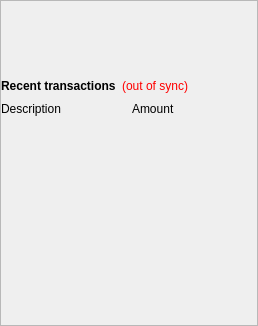
        <widget class="QFrame" name="frame_2">
         <property name="frameShape">
          <enum>QFrame::StyledPanel</enum>
         </property>
         <property name="frameShadow">
          <enum>QFrame::Raised</enum>
         </property>
         <layout class="QVBoxLayout" name="verticalLayout">
          <property name="leftMargin">
           <number>0</number>
          </property>
          <property name="topMargin">
           <number>0</number>
          </property>
          <property name="rightMargin">
           <number>0</number>
          </property>
          <item>
           <spacer name="verticalSpacer_3">
            <property name="orientation">
             <enum>Qt::Vertical</enum>
            </property>
            <property name="sizeType">
             <enum>QSizePolicy::Fixed</enum>
            </property>
            <property name="sizeHint" stdset="0">
             <size>
              <width>20</width>
              <height>75</height>
             </size>
            </property>
           </spacer>
          </item>
          <item>
           <layout class="QHBoxLayout" name="horizontalLayout_2">
            <item>
             <widget class="QLabel" name="label_4">
              <property name="font">
               <font>
                <weight>75</weight>
                <bold>true</bold>
               </font>
              </property>
              <property name="text">
               <string>Recent transactions</string>
              </property>
             </widget>
            </item>
            <item>
             <widget class="QLabel" name="labelTransactionsStatus">
              <property name="cursor">
               <cursorShape>WhatsThisCursor</cursorShape>
              </property>
              <property name="toolTip">
               <string>The displayed information may be out of date. Your wallet automatically synchronizes with the DWE network after a connection is established, but this process has not completed yet.</string>
              </property>
              <property name="styleSheet">
               <string notr="true">QLabel { color: red; }</string>
              </property>
              <property name="text">
               <string notr="true">(out of sync)</string>
              </property>
              <property name="alignment">
               <set>Qt::AlignRight|Qt::AlignTrailing|Qt::AlignVCenter</set>
              </property>
             </widget>
            </item>
            <item>
             <spacer name="horizontalSpacer">
              <property name="orientation">
               <enum>Qt::Horizontal</enum>
              </property>
              <property name="sizeHint" stdset="0">
               <size>
                <width>40</width>
                <height>20</height>
               </size>
              </property>
             </spacer>
            </item>
           </layout>
          </item>
          <item>
           <layout class="QHBoxLayout" name="horizontalLayout_3">
            <item>
             <widget class="QLabel" name="lblTxDesc">
              <property name="text">
               <string>Description</string>
              </property>
             </widget>
            </item>
            <item>
             <widget class="QLabel" name="lblTxAmt">
              <property name="text">
               <string>Amount</string>
              </property>
             </widget>
            </item>
           </layout>
          </item>
          <item>
           <widget class="QListView" name="listTransactions">
            <property name="styleSheet">
             <string notr="true">QListView { background: transparent; }</string>
            </property>
            <property name="frameShape">
             <enum>QFrame::Box</enum>
            </property>
            <property name="frameShadow">
             <enum>QFrame::Sunken</enum>
            </property>
            <property name="lineWidth">
             <number>1</number>
            </property>
            <property name="verticalScrollBarPolicy">
             <enum>Qt::ScrollBarAsNeeded</enum>
            </property>
            <property name="horizontalScrollBarPolicy">
             <enum>Qt::ScrollBarAlwaysOff</enum>
            </property>
            <property name="selectionMode">
             <enum>QAbstractItemView::NoSelection</enum>
            </property>
           </widget>
          </item>
         </layout>
        </widget>
